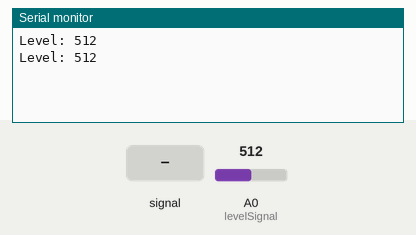
Simulated run of this sketch. Board: Arduino Uno, built with avr-gcc and run on an emulated ATmega328P. Parts: the last lines printed to the serial monitor. The inputs (shaded band) are chosen by the test bench; at power-on: A0 (levelSignal) = 512.

Above: at 2.0 s.
2.1 s: A0 (levelSignal) fed a 200 Hz sine of ±81 counts around its level
At 2.6 s:
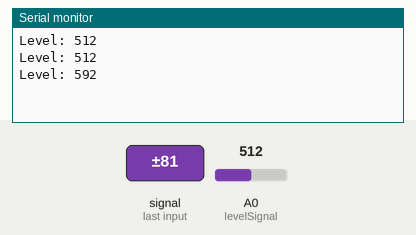
3.6 s: A0 (levelSignal) set to 716
At 4.9 s:
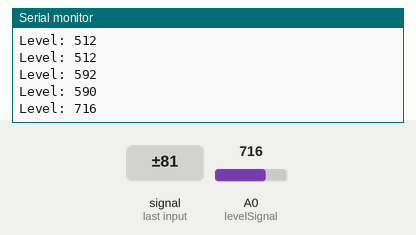
5.1 s: A0 (levelSignal) fed a 1000 Hz sine of ±255 counts around its level
At 6.4 s:
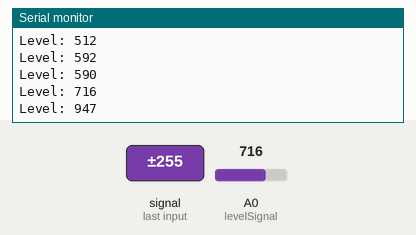
6.6 s: A0 (levelSignal) set to 900
At 7.2 s:
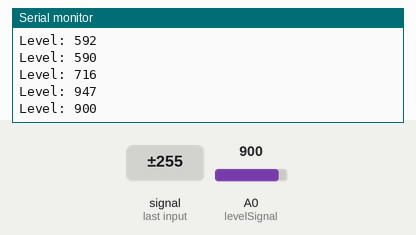
Timing chart, 0 to 9.1 s (numbered marks = the images above; inputs shaded):
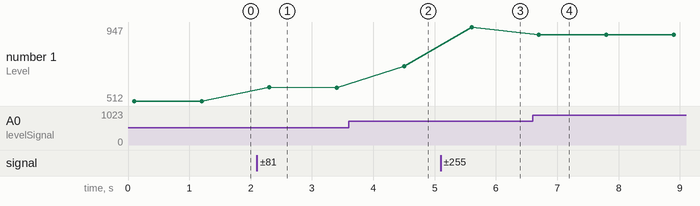

The sketch:

senzor_apa.ino
```cpp
#define levelSignal A0
#define power 7

int level;

void setup() {
  Serial.begin(9600);
  pinMode(power,OUTPUT);
  digitalWrite(power,LOW);
}

void loop() {

  digitalWrite(power,HIGH);
  delay(100);
  level = analogRead(levelSignal);
  digitalWrite(power,LOW);

  Serial.print("Level: ");
  Serial.println(level);

  delay(1000);
}
```

Measured:
- after the input at 2.1 s, the serial monitor: prints a new line after 0.20 s (image 1)
- after the input at 3.6 s, the serial monitor: prints a new line after 0.90 s (image 2)
- after the input at 5.1 s, the serial monitor: prints a new line after 0.50 s (image 3)
- after the input at 6.6 s, the serial monitor: prints a new line after 0.10 s (image 4)
- plotted number 1: 512 → 590 after the input at 2.1 s, 590 → 716 after the input at 3.6 s, 716 → 947 after the input at 5.1 s, 947 → 900 after the input at 6.6 s
